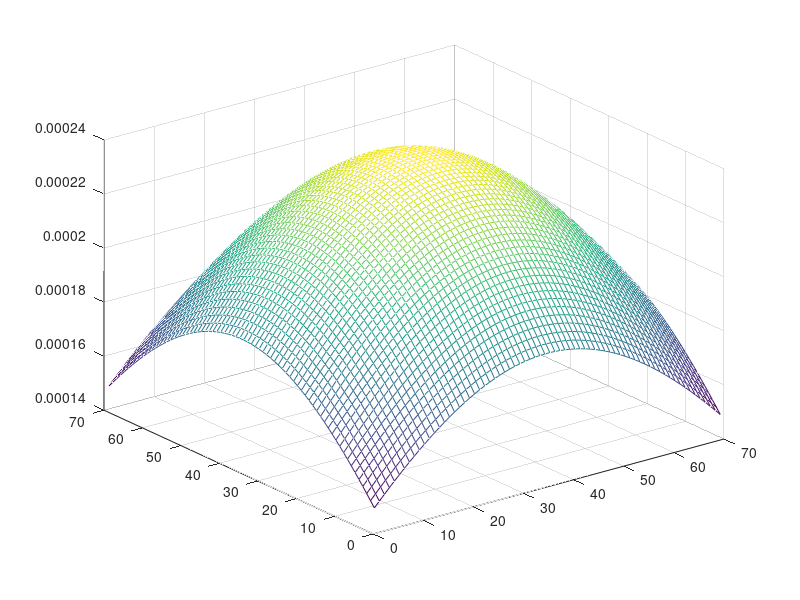
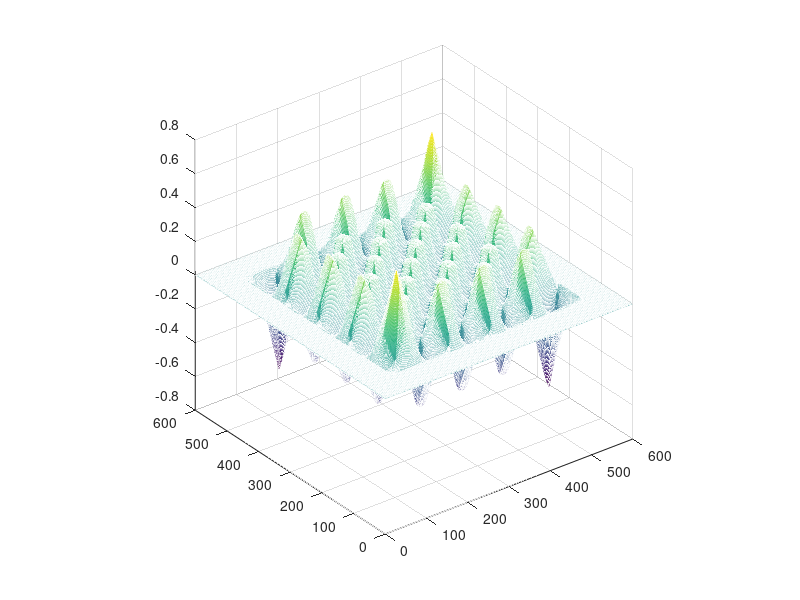

The MATLAB script that drew these images, in order:

clear all

checker_size = 50;
checkerboard  = zeros(600,600);

myfilter = fspecial('gaussian',[70 70], 50);
mesh(myfilter)

prev_i = 0;
prev_j = 0;

k = 1;
l = 1;

for i = 1:size(checkerboard,1)
    for j = 1:size(checkerboard,2)
        
        if( i < 2*checker_size || j < 2*checker_size || i > 600-2*checker_size || j > 600-2*checker_size)
            continue
        end
        
        if( floor((i-1)/checker_size) > prev_i )
            k = -k;
        end
        
        if( floor((j-1)/checker_size) > prev_j )
            l = -l;
        end
        
        prev_i = floor((i-1)/checker_size);
        prev_j = floor((j-1)/checker_size);
        
        checkerboard(i,j) = k*l;
    end
    
    prev_j = 0;
    l = 1;
end

checkerboard_filtered = imfilter( checkerboard, myfilter, 'symmetric' );


% figure(1)
% clf
% pcolor(checkerboard)
% shading interp
% axis square

figure(2)
clf
mesh(checkerboard_filtered)
shading interp
axis square
% view([0 90])
